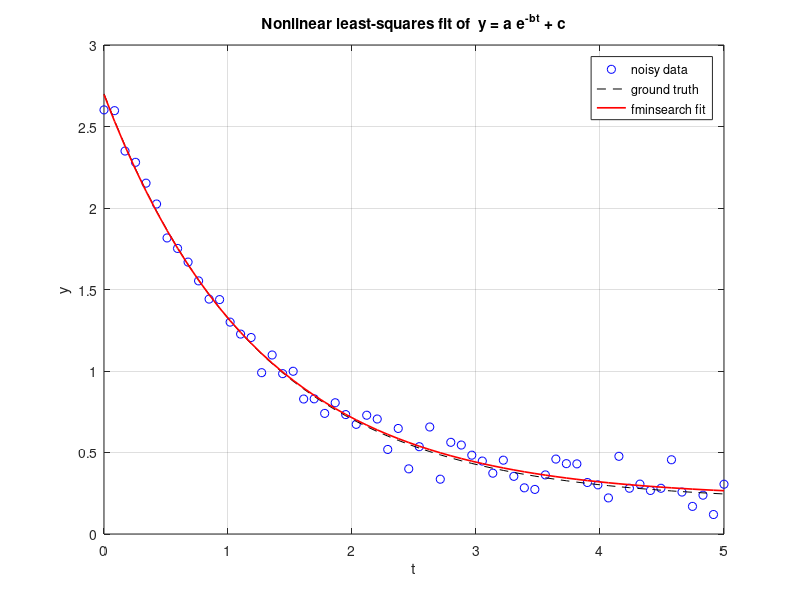

Write the MATLAB code that produced this figure.
% lsqcurvefit_exp.m
% Nonlinear least-squares curve fit: recover the parameters of
%   y(t) = a * exp(-b * t) + c
% from noisy samples. Demonstrates fminsearch driven by the residual
% sum-of-squares — the hand-rolled equivalent of lsqcurvefit.



clear
close all

% Ground truth.
true_p = [2.5, 0.8, 0.2];
model = @(p, t) p(1) * exp(-p(2) * t) + p(3);

% Synthesize noisy data.
rng(0);
t = linspace(0, 5, 60)';
y_clean = model(true_p, t);
y = y_clean + 0.08 * randn(size(t));

% Fit by minimising the residual sum-of-squares with Nelder-Mead.
ssr = @(p) sum((y - model(p, t)).^2);

p0    = [1.0, 1.0, 0.0];
p_fit = fminsearch(ssr, p0);

fprintf('True params  = [%.3f, %.3f, %.3f]\n', true_p);
fprintf('Init guess  = [%.3f, %.3f, %.3f]\n', p0);
fprintf('Fitted     = [%.3f, %.3f, %.3f]\n', p_fit);

resid = y - model(p_fit, t);
fprintf('Residual norm = %.4f\n', norm(resid));

figure;
plot(t, y, 'bo', t, model(true_p, t), 'k--', t, model(p_fit, t), 'r-', ...
     'LineWidth', 1.2, 'MarkerSize', 5);
grid on;
xlabel('t'); ylabel('y');
legend('noisy data', 'ground truth', 'fminsearch fit', 'location', 'northeast');
title('Nonlinear least-squares fit of  y = a e^{-bt} + c');
